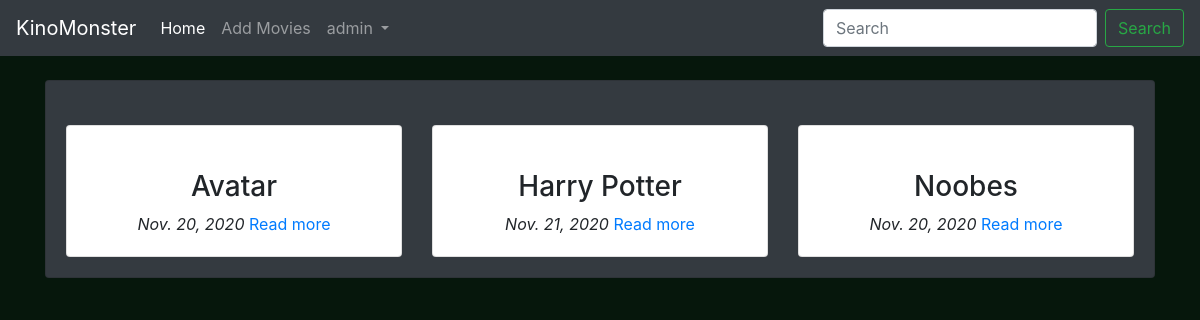
The app's page / (signed in) with its own data.
### main/models.py (models this page shows, shortened)
class Movie(models.Model):
    name = models.CharField(max_length=300)
    director = models.CharField(max_length=100)
    cast = models.CharField(max_length=800)
    description = models.TextField(max_length=5000)
    release_date = models.DateField()
    averageRating = models.FloatField(default=0)
    image = models.URLField(default=None, null=True)

### main/views.py (the view)
# urls.py: path('', views.home, name='home'),
def home(request):
    query = request.GET.get('title')
    allMovies = None
    if query:
        allMovies = Movie.objects.filter(name__icontains=query)
    else:
        allMovies = Movie.objects.all()
    context = {
        'movies': allMovies,
    }
    return render(request, 'main/index.html', context)

### main/templates/main/index.html (shortened to what this page needs)
{% extends 'main/base.html' %}
{% block content %}
    <div class="container">
        <br>
        <div class="card" id="backdrop">
            <div class="card-body">
                <div class="row">
                    {% for movie in movies %}
                    <div class="col-md-4">
                        <br>
                        <div class="card">
                            <div class="card-body">
                                <div class="text-center">
                                    <h3 class="text-center">{{ movie.name }}</h3>
                                    <i>{{ movie.release_date }}</i>
                                    <a href="{% url 'main:detail' movie.id %}">Read more</a>
                                </div>
                            </div>
                        </div>
                    </div>
                    {% endfor %}
                </div>
            </div>
        </div>
    </div>
{% endblock content %}

### main/templates/main/base.html (shortened to what this page needs)
<!doctype html>
<html lang="en">
  <head>
    <link rel="stylesheet" href="https://cdn.jsdelivr.net/npm/bootstrap@4.5.3/dist/css/bootstrap.min.css">
    {% load static %}
    <link rel="stylesheet" href="{% static  'css/main.css' %}">
  </head>
  <body>
    <nav class="navbar navbar-expand-lg navbar-dark bg-dark text-white">
      <a class="navbar-brand" href="{% url 'main:home' %}">KinoMonster</a>
      <div class="collapse navbar-collapse" id="navbarSupportedContent">
        <ul class="navbar-nav mr-auto">
          <li class="nav-item active">
            <a class="nav-link" href="{% url 'main:home' %}">Home <span class="sr-only">(current)</span></a>
          </li>
          <li class="nav-item">
            <a class="nav-link" href="{% url 'main:add_movies' %}">Add Movies</a>
          </li>
          {% if user.is_authenticated %}
          <li class="nav-item dropdown">
            <a class="nav-link dropdown-toggle" href="#" id="navbarDropdown" role="button" data-toggle="dropdown" aria-haspopup="true" aria-expanded="false">
              {{ user.username }}
            </a>
          </li>
          {% endif %}
        </ul>
        <form class="form-inline my-2 my-lg-0" method="GET" action="{% url 'main:home' %}">
          <input class="form-control mr-sm-2" type="search" placeholder="Search" aria-label="Search" name="title">
          <button class="btn btn-outline-success my-2 my-sm-0" type="submit">Search</button>
        </form>
      </div>
    </nav>
    {% block content %}
    {% endblock content %}
  </body>
</html>

### main/static/css/main.css (style rules this page uses)
body { background-color: #06170c; }
#backdrop { background-color: #343A40; }

### records on screen
Movie: name "Avatar", release_date "Nov. 20, 2020"
Movie: name "Harry Potter", release_date "Nov. 21, 2020"
Movie: name "Noobes", release_date "Nov. 20, 2020"

### other values on screen
{{ user.username }} "admin"
